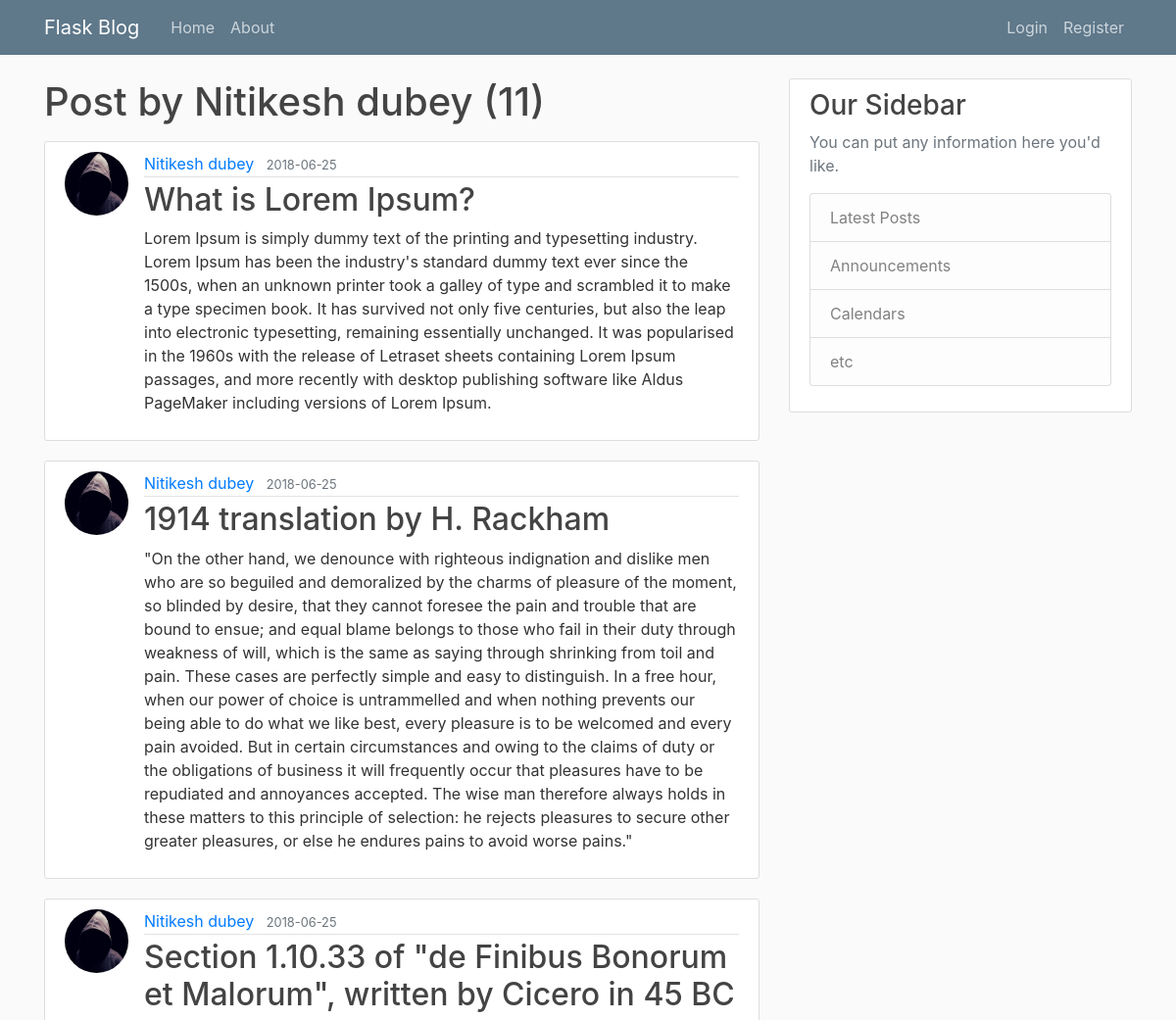
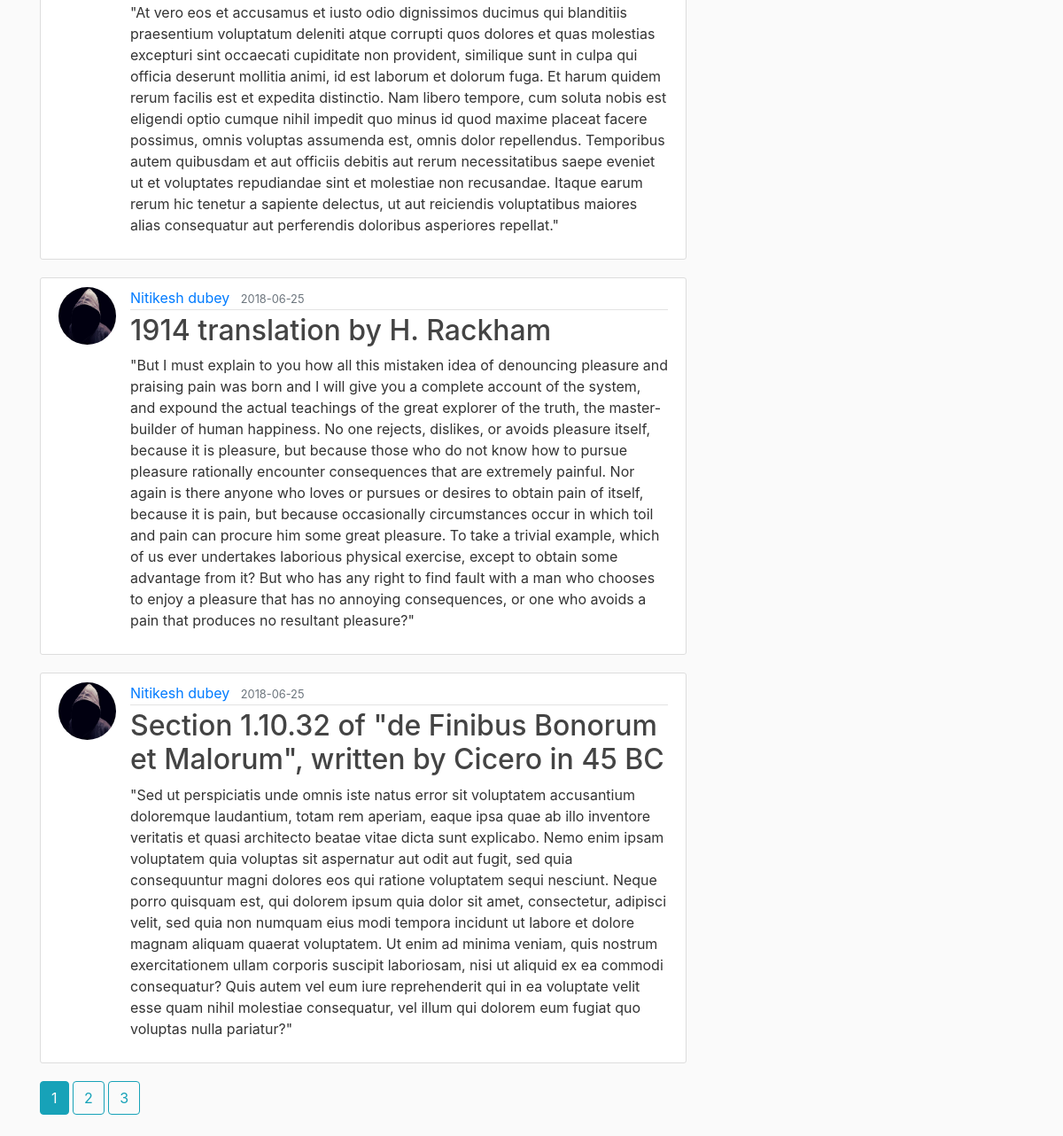
Page /user/Nitikesh dubey on the committed database (2 pictures, top to bottom).
### flaskblog/models.py (models this page shows, shortened)
class User(db.Model,UserMixin):
    id = db.Column(db.Integer, primary_key=True)
    username = db.Column(db.String(20), unique=True, nullable=False)
    email = db.Column(db.String(120), unique=True, nullable=False)
    image_file = db.Column(db.String(20), nullable=False, default='default.jpeg')
    password = db.Column(db.String(60), nullable=False)
    posts = db.relationship('Post', backref='author', lazy=True)

class Post(db.Model):
    id = db.Column(db.Integer, primary_key=True)
    title = db.Column(db.String(100), nullable=False)
    date_posted = db.Column(db.DateTime, nullable=False, default=datetime.utcnow)
    content = db.Column(db.Text, nullable=False)
    user_id = db.Column(db.Integer, db.ForeignKey('user.id'), nullable=False)

### flaskblog/routes.py (the view)
@app.route("/user/<string:username>")
def user_posts(username):
    page = request.args.get('page', 1, type=int)
    user = User.query.filter_by(username=username).first_or_404()
    posts = Post.query.filter_by(author=user).order_by(Post.date_posted.desc()).paginate(page=page, per_page=5)
    return render_template('user_posts.html', posts=posts, user=user)

### flaskblog/templates/user_posts.html
{% extends 'layout.html'%}
{% block content %}
<h1 class="mb-3">Post by {{user.username}} ({{posts.total}})</h1>
{% for post in posts.items %}
<article class="media content-section">
    <img class="rounded-circle article-img"
         src="{{ url_for('static',filename='profile_pics/'+post.author.image_file)}}">
    <div class="media-body">
        <div class="article-metadata">
            <a class="mr-2" href="{{ url_for('user_posts',username=post.author.username)}}">{{ post.author.username }}</a>
            <small class="text-muted">{{ post.date_posted.strftime('%Y-%m-%d') }}</small>
        </div>
        <h2><a class="article-title" href="{{ url_for('post',post_id=post.id)}}">{{ post.title }}</a></h2>
        <p class="article-content">{{ post.content }}</p>
    </div>
</article>
{% endfor %}
{% for page_num in posts.iter_pages(left_edge=1,right_edge=1,left_current=1,right_current=2)%}
    {% if page_num%}
        {% if posts.page==page_num%}
            <a class="btn btn-info mb-4" href="{{url_for('user_posts',username=user.username,page=page_num)}}">{{page_num}}</a>
        {% else%}
            <a class="btn btn-outline-info mb-4" href="{{url_for('home',page=page_num)}}">{{page_num}}</a>
        {%endif%}
    {% else%}
    ...
    {% endif%}
{% endfor %}
{% endblock content%}

### flaskblog/static/main.css (style rules this page uses)
body { background: #fafafa; color: #333333; margin-top: 5rem; }
h1, h2, h3, h4, h5, h6 { color: #444444; }
.content-section { background: #ffffff; padding: 10px 20px; border: 1px solid #dddddd; border-radius: 3px; margin-bottom: 20px; }
.article-title { color: #444444; }
.article-content { white-space: pre-line; }
.article-img { height: 65px; width: 65px; margin-right: 16px; }
.article-metadata { padding-bottom: 1px; margin-bottom: 4px; border-bottom: 1px solid #e3e3e3 }

### rows in the picture
User: username "Nitikesh dubey"
Post: image_file (placeholder picture), author.username "Nitikesh dubey", date_posted "2018-06-25", title "What is Lorem Ipsum?", content "Lorem Ipsum is simply dummy text of the printing and typesetting industry. Lorem Ipsum has been the industry's standard dummy text ever since the 1500s, when an unknown printer took a galley of type and scrambled it to make a type specimen book. It has survived not only five centuries, but also the leap into electronic typesetting, remaining essentially unchanged. It was popularised in the 1960s with the release of Letraset sheets containing Lorem Ipsum passages, and more recently with desktop publishing software like Aldus PageMaker including versions of Lorem Ipsum."
Post: image_file (placeholder picture), author.username "Nitikesh dubey", date_posted "2018-06-25", title "1914 translation by H. Rackham", content "\"On the other hand, we denounce with righteous indignation and dislike men who are so beguiled and demoralized by the charms of pleasure of the moment, so blinded by desire, that they cannot foresee the pain and trouble that are bound to ensue; and equal blame belongs to those who fail in their duty through weakness of will, which is the same as saying through shrinking from toil and pain. These cases are perfectly simple and easy to distinguish. In a free hour, when our power of choice is untrammelled and when nothing prevents our being able to do what we like best, every pleasure is to be welcomed and every pain avoided. But in certain circumstances and owing to the claims of duty or the…"
Post: image_file (placeholder picture), author.username "Nitikesh dubey", date_posted "2018-06-25", title "Section 1.10.33 of \"de Finibus Bonorum et Malorum\", written by Cicero in 45 BC", content "\"At vero eos et accusamus et iusto odio dignissimos ducimus qui blanditiis praesentium voluptatum deleniti atque corrupti quos dolores et quas molestias excepturi sint occaecati cupiditate non provident, similique sunt in culpa qui officia deserunt mollitia animi, id est laborum et dolorum fuga. Et harum quidem rerum facilis est et expedita distinctio. Nam libero tempore, cum soluta nobis est eligendi optio cumque nihil impedit quo minus id quod maxime placeat facere possimus, omnis voluptas assumenda est, omnis dolor repellendus. Temporibus autem quibusdam et aut officiis debitis aut rerum necessitatibus saepe eveniet ut et voluptates repudiandae sint et molestiae non recusandae. Itaque…"
Post: image_file (placeholder picture), author.username "Nitikesh dubey", date_posted "2018-06-25", title "1914 translation by H. Rackham", content "\"But I must explain to you how all this mistaken idea of denouncing pleasure and praising pain was born and I will give you a complete account of the system, and expound the actual teachings of the great explorer of the truth, the master-builder of human happiness. No one rejects, dislikes, or avoids pleasure itself, because it is pleasure, but because those who do not know how to pursue pleasure rationally encounter consequences that are extremely painful. Nor again is there anyone who loves or pursues or desires to obtain pain of itself, because it is pain, but because occasionally circumstances occur in which toil and pain can procure him some great pleasure. To take a trivial example,…"
Post: image_file (placeholder picture), author.username "Nitikesh dubey", date_posted "2018-06-25", title "Section 1.10.32 of \"de Finibus Bonorum et Malorum\", written by Cicero in 45 BC", content "\"Sed ut perspiciatis unde omnis iste natus error sit voluptatem accusantium doloremque laudantium, totam rem aperiam, eaque ipsa quae ab illo inventore veritatis et quasi architecto beatae vitae dicta sunt explicabo. Nemo enim ipsam voluptatem quia voluptas sit aspernatur aut odit aut fugit, sed quia consequuntur magni dolores eos qui ratione voluptatem sequi nesciunt. Neque porro quisquam est, qui dolorem ipsum quia dolor sit amet, consectetur, adipisci velit, sed quia non numquam eius modi tempora incidunt ut labore et dolore magnam aliquam quaerat voluptatem. Ut enim ad minima veniam, quis nostrum exercitationem ullam corporis suscipit laboriosam, nisi ut aliquid ex ea commodi…"

### other values in the picture
{{ posts.total }} "11"
{{ page_num }} "1"
{{ page_num }} "2" "3"
